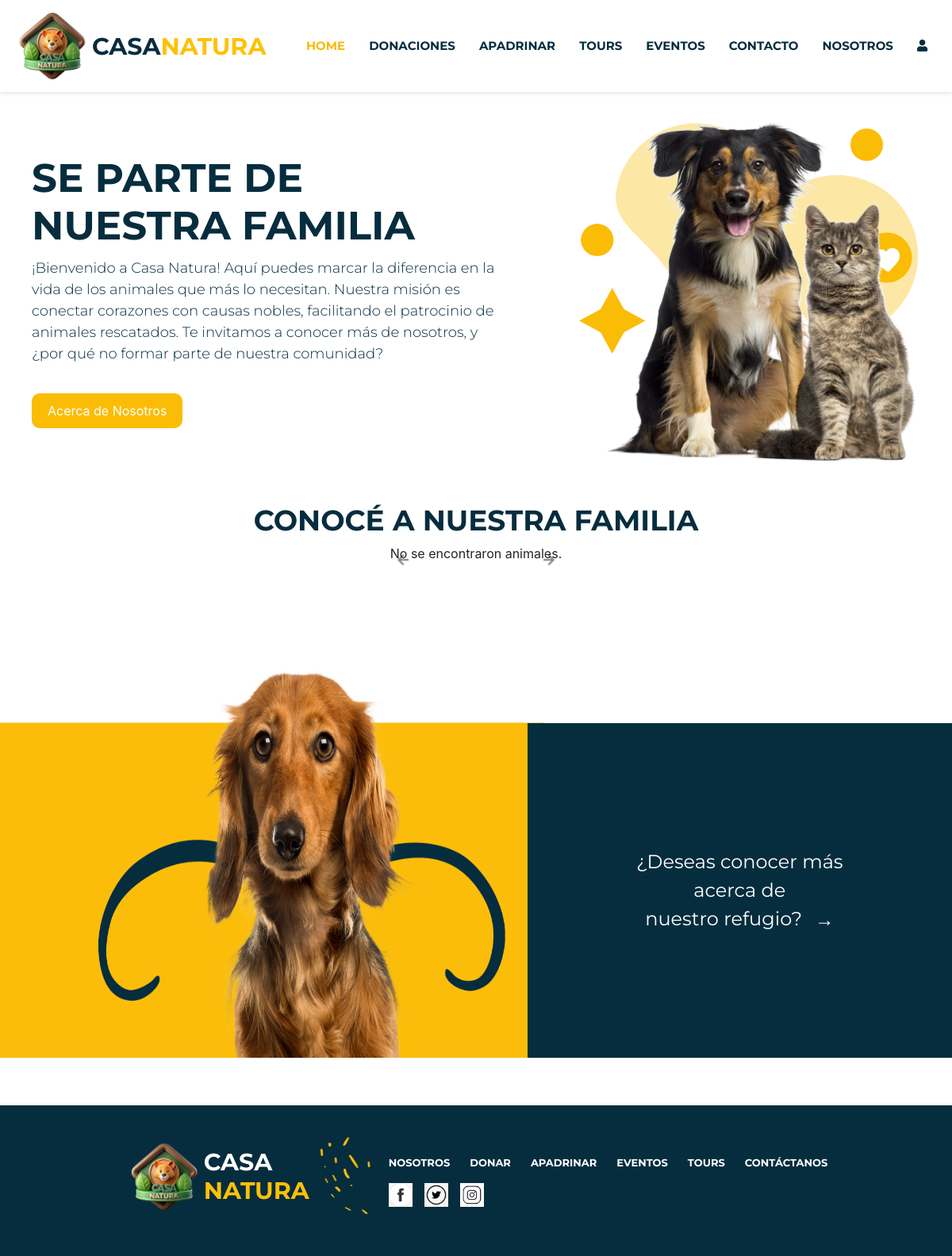
Before: / with the older database file.
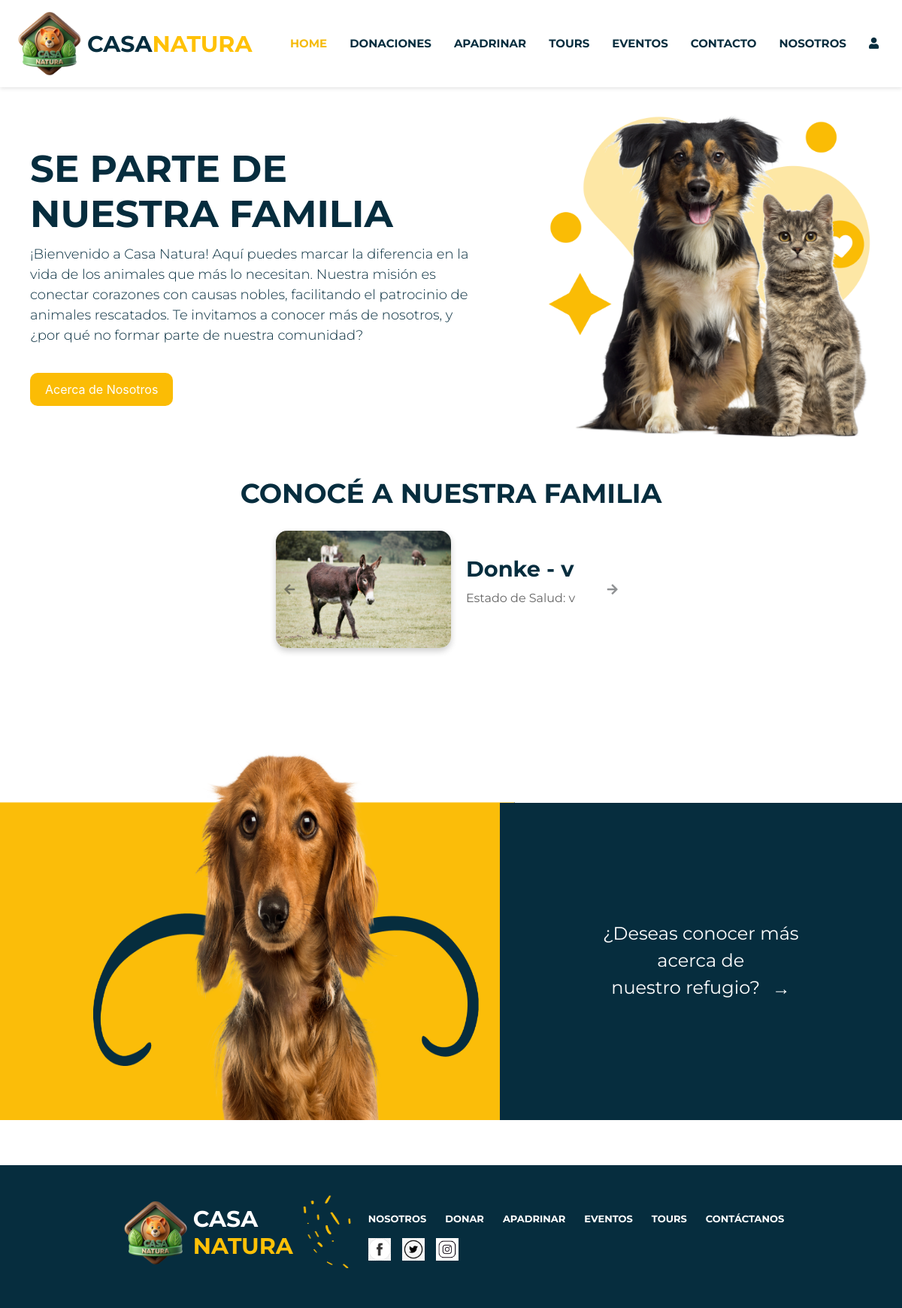
After: the same page with the newer database file.
### tables this page shows
CREATE TABLE `animal` (
  `ID_Animal` int(10) NOT NULL,
  `Nombre` varchar(30) NOT NULL,
  `Raza` varchar(30) NOT NULL,
  `Especie` varchar(30) NOT NULL,
  `Fecha_Ingreso` date NOT NULL,
  `Estado_Salud` varchar(20) NOT NULL,
  `Fecha_Nacimiento` date NOT NULL,
  `Apadrinado` tinyint(1) NOT NULL,
  `ID_Usuario` int(10) NOT NULL,
  `Imagen` varchar(255) NOT NULL,
  `Historia` varchar(255) NOT NULL,
  `Necesidades` varchar(255) NOT NULL
);

### index.php (the view, shortened to what this page needs)
<!DOCTYPE html>
<html lang="en">
<head>
    <link href="https://cdnjs.cloudflare.com/ajax/libs/font-awesome/5.15.4/css/all.min.css" rel="stylesheet">
    <link rel="stylesheet" href="./css/style.css" >
    <link rel="stylesheet" href="https://cdn.jsdelivr.net/npm/bootstrap@4.3.1/dist/css/bootstrap.min.css">
</head>
<body>
    <?php
        include("fragmentos.php");
        echo $navbar;
    ?>
    <div class="d-flex justify-content-between align-items-center mt-4">
        <div class="text-container">
            <h1 class="title">SE PARTE DE <br> NUESTRA FAMILIA</h1>
            <p class="welcome-text">
            ¡Bienvenido a Casa Natura! Aquí puedes marcar la diferencia en la vida de los animales que más lo necesitan. Nuestra misión es conectar corazones con causas nobles, facilitando el patrocinio de animales rescatados.
            Te invitamos a conocer más de nosotros, y ¿por qué no formar parte de nuestra comunidad?
            </p>
            <button class="about-btn">Acerca de Nosotros</button>
        </div>
        <div class="image-container">
            <img src="imagenes/img1.png" alt="Descripción de la imagen" class="img-fluid">
        </div>
    </div>
    <h2 class="family-title">CONOCÉ A NUESTRA FAMILIA</h2>
<div class="d-flex justify-content-center mb-5">
    <div id="animalCarouselHP" class="carousel slide" data-bs-ride="carousel" data-bs-interval="7000">
        <div class="carousel-inner">
            <?php
            include('./actions/conexion.php');
            $query = "SELECT Imagen, Nombre, Raza, Estado_Salud FROM animal";
            $result = $conn->query($query);
            if ($result && $result->num_rows > 0) {
                $index = 0;
                while ($animal = $result->fetch_assoc()): ?>
                    <div class="carousel-item <?php echo $index === 0 ? 'active' : ''; ?>">
                        <div class="carousel-contentHP d-flex">
                            <div class="image-containerHP w-50">
                                <img src="./actions/<?php echo $animal['Imagen']; ?>" alt="<?php echo htmlspecialchars($animal['Nombre']); ?>" class="img-fluid">
                            </div>
                            <div class="text-container-carouselHP w-50">
                                <h3><?php echo htmlspecialchars($animal['Nombre']); ?> - <?php echo htmlspecialchars($animal['Raza']); ?></h3>
                                <p>Estado de Salud: <?php echo htmlspecialchars($animal['Estado_Salud']); ?></p>
                            </div>
                        </div>
                    </div>
                <?php
                $index++;
                endwhile;
            } else {
                echo "<p>No se encontraron animales.</p>";
            }
            ?>
        </div>
        <a class="carousel-control-prev" data-bs-target="#animalCarouselHP" data-bs-slide="prev">
            <i class="fas fa-arrow-left" aria-hidden="true"></i>
        </a>
        <a class="carousel-control-next" data-bs-target="#animalCarouselHP" data-bs-slide="next">
            <i class="fas fa-arrow-right" aria-hidden="true"></i>
        </a>
    </div>
</div>
    <div class="bottom-section">
        <div class="left-image">
            <img src="imagenes/img3.png" alt="Descripción de la imagen" class="img-fluid-info">
        </div>
        <div class="right-box">
            <a href="quienessomos.php">
                ¿Deseas conocer más <br> acerca de <br> nuestro refugio?
                <span class="arrow">→</span>
            </a>
        </div>
    </div>
    <?php
    include("fragmentos.php");
    echo $footer;
    ?>
</body>
</html>

### fragmentos.php (shortened to what this page needs)
<?php
$current_page = basename($_SERVER['PHP_SELF']);
$navbar = '
<nav class="navbar">
    <div class="logo">
        <img class="img" src="./imagenes/logo.png" alt="Logo">
        <span>CASA<span class="highlight">NATURA</span></span>
    </div>
    <div class="menu-container">
        <div>
            <ul class="nav-links">
                <li class="' . ($current_page == 'index.php' ? 'active' : '') . '"><a href="index.php">HOME</a></li>';
                 if(!empty($_SESSION["username"])) {
                    $navbar .= '
                     <li class="' . ($current_page == 'informacionDonacion.php' ? 'active' : '') . '">
                    <a href="informacionDonacion.php">DONACIONES</a>
                    <ul class="submenu">
                        <li><a href="formularioDonaciones.php">FORMULARIO</a></li>
                    </ul>
                </li>';
                } else {
                    $navbar .= '
                    <li class="' . ($current_page == 'informacionDonacion.php' ? 'active' : '') . '">
                        <a href="informacionDonacion.php">DONACIONES</a>
                    </li>';
                }
              $navbar .=' <li class="' . ($current_page == 'listadoAnimalesDisponibles.php' ? 'active' : '') . '"><a href="listadoAnimalesDisponibles.php">APADRINAR</a></li>
                    <li class="' . ($current_page == 'tourDisponible.php' ? 'active' : '') . '"><a href="tourDisponible.php">TOURS</a></li>
                    <li class="' . ($current_page == 'eventosDisponibles.php' ? 'active' : '') . '"><a href="eventosDisponibles.php">EVENTOS</a></li>
                    <li class="' . ($current_page == 'contactenos.php' ? 'active' : '') . '"><a href="contactenos.php">CONTACTO</a></li>
                    <li class="' . ($current_page == 'quienessomos.php' ? 'active' : '') . '"><a href="quienessomos.php">NOSOTROS</a></li>';
                if(!empty($_SESSION["username"])) {
                    $navbar .= '
                    <li class="' . ($current_page == 'login.php' ? 'active' : '') . '">
                        <a href="login.php"><i class="fas fa-user"></i></a>
                        <ul class="submenu-login">
                            <a href="editarPerfil.php">Mi Perfil</a>
                            <a href="./actions/cerrarSesion.php">Cerrar Sesión</a>
                        </ul>
                    </li>';
                } else {
                    $navbar .= '
                    <li class="' . ($current_page == 'login.php' ? 'active' : '') . '">
                        <a href="login.php"><i class="fas fa-user"></i></a>
                    </li>';
                }
$navbar .= '
            </ul>
        </div>
    </div>
    <button class="menu-toggle">☰</button>
</nav>';
    $footer='<footer class="footer">
        <div class="footer-title">
            <h2 class="footer-title">
                <div class="logo">
                    <img class="img" src="./imagenes/logo.png">
                    <div>
                        <span style="color: #fff;">CASA</span>
                    <br>
                    <span class="highlight">NATURA</span>
                    </div>
                    <img class="img" src="./imagenes/footer.png">
                </div>
            </h2>
        </div>
        <div class="footer-info">
            <div class="footer-links">
            <a href="quienessomos.php">NOSOTROS</a>
            <a href="informacionDonacion.php">DONAR</a>
            <a href="lostadoAnimalesDisponibles.php">APADRINAR</a>
            <a href="#">EVENTOS</a>
            <a href="#">TOURS</a>
            <a href="#">CONTÁCTANOS</a>
        </div>
        <div class="row social-media">
            <div class="col social-icons">
                <a href="#"><img src="imagenes/face.png" alt="Facebook" /></a>
                <a href="#"><img src="imagenes/twitter.png" alt="Twitter" /></a>
                <a href="#"><img src="imagenes/instagram.webp" alt="Instagram" /></a>
            </div>
        </div>
    </div>
    </footer>';
    ?>

### css/style.css (style rules this page uses)
body { font-family: 'Montserrat', sans-serif; margin: 0; display: flex; flex-direction: column; padding: 0; box-sizing: border-box; font-weight: bold; min-height: 100vh; }
.navbar { display: flex; align-items: baseline; justify-content: space-between; padding: 10px 20px; background-color: #fff; box-shadow: 0 2px 5px rgba(0, 0, 0, 0.1); font-family: 'Montserrat', sans-serif; font-weight: bold; }
.logo { display: flex; align-items: center; text-align: start; font-family: 'Montserrat', sans-serif; }
.logo span { font-size: 30px; font-weight: bold; color: #062D3E; }
.logo .highlight { color: #FFC107; }
.nav-links { display: flex; list-style: none; margin: 0; flex-grow: 1; font-size: 20px; }
.nav-links li { margin: 0 15px; }
.nav-links li a { text-decoration: none; color: #062D3E; }
.nav-links li.active a { color: #f5bb0d; font-weight: bold; }
nav ul { list-style: none; padding: 0; margin: 0; display: flex; }
nav li { position: relative; font-size: 15px; }
.about-btn { margin-top: 20px; padding: 10px 20px; border-radius: 10px; max-width: fit-content; color: white; background-color: #FBBC05; border: none; transition: background-color 0.3s, color 0.3s; }
.family-title { font-family: 'Montserrat', sans-serif; font-weight: bold; font-size: 36px; text-align: center; margin-top: 40px; color: #062D3E; }
#animalCarouselHP { max-width: 900px; margin: auto; }
.carousel-contentHP { display: flex; flex-wrap: wrap; align-items: center; justify-content: center; text-align: center; gap: 20px; padding: 20px; }
.image-containerHP img { max-width: 300px; border-radius: 15px; object-fit: cover; box-shadow: 0 4px 8px rgba(0, 0, 0, 0.2); }
.text-container-carouselHP { flex: 1; max-width: 500px; text-align: left; }
.text-container-carouselHP h3 { font-size: 1.8rem; font-family: 'Montserrat', sans-serif; font-weight: bold; margin-bottom: 10px; color: #062D3E; }
.text-container-carouselHP p { font-family: 'Montserrat', sans-serif; font-size: 1rem; line-height: 1.5; margin-bottom: 20px; color: #666; }
.bottom-section { display: flex; justify-content: center; align-items: flex-end; margin: 60px 0; }
.left-image { width: 70%; padding: 0; }
.img-fluid { width: 100%; height: auto; }
.img-fluid-info { width: 100%; height: 500px; }
.right-box { width: 54%; background-color: #062D3E; color: white; padding: 99px 20px; display: flex; justify-content: center; font-family: 'Montserrat', sans-serif; align-items: center; text-align: center; margin-left: -20px; height: 422px; }
.right-box a { color: white; text-decoration: none; font-size: 24px; display: inline-block; margin: 0; transition: color 0.3s; }
.right-box .arrow { margin-left: 10px; vertical-align: middle; }
.footer { background-color: #062D3E; color: white; padding: 40px 20px; position: sticky; font-family: 'Montserrat', sans-serif; display: flex; justify-content: center; align-items: center; font-family: 'Paytone One', sans-serif; font-weight: 100; }
.footer-links { display: flex; margin-bottom: 15px; font-family: 'Montserrat', sans-serif; font-weight: bold; font-size: 13px; gap: 25px; }
.footer-title { font-family: 'Montserrat', sans-serif; font-size: 24px; color: white; display: inline-block; text-align: center; }
.footer-links a { color: white; text-decoration: none; transition: color 0.3s; }
.footer-info { display: flex; flex-direction: column; }
.social-media { text-align: start; }
.social-icons { display: flex; justify-content: start; gap: 15px; }
.social-icons img { width: 30px; height: 30px; transition: filter 0.3s; }
.img { width: 100px; height: 100px; display: flex; align-items: baseline; }
.text-container { text-align: left; width: 50%; margin-left: 40px; }
.title { font-weight: bold; font-size: 50px; text-align: left; color: #062D3E; font-family: 'Montserrat', sans-serif; }
.welcome-text { font-family: 'Montserrat', sans-serif; font-weight: 300; color: #062D3E; font-size: 18px; margin-top: 10px; }
.image-container { float: left; width: 40%; }
.highlight { font-weight: bold; font-size: 20px; text-align: center; margin-top: 20px; color: #062D3E; font-family: 'Montserrat', sans-serif; }
button { color: white; padding: 10px 20px; border: none; border-radius: 5px; cursor: pointer; width: 100%; }
input, select, button { width: 100%; margin-bottom: 15px; padding: 8px; border-radius: 3px; border: 1px solid #ccc; }
.active a { color:#fff; }
body { font-family: Arial, sans-serif; margin: 0; padding: 0; }

Changed rows visible on the page:
added animal: Imagen (picture), Nombre "Donke", Raza "v", Estado_Salud "v"
Other visible differences:
text no longer shown: "No se encontraron animales."
